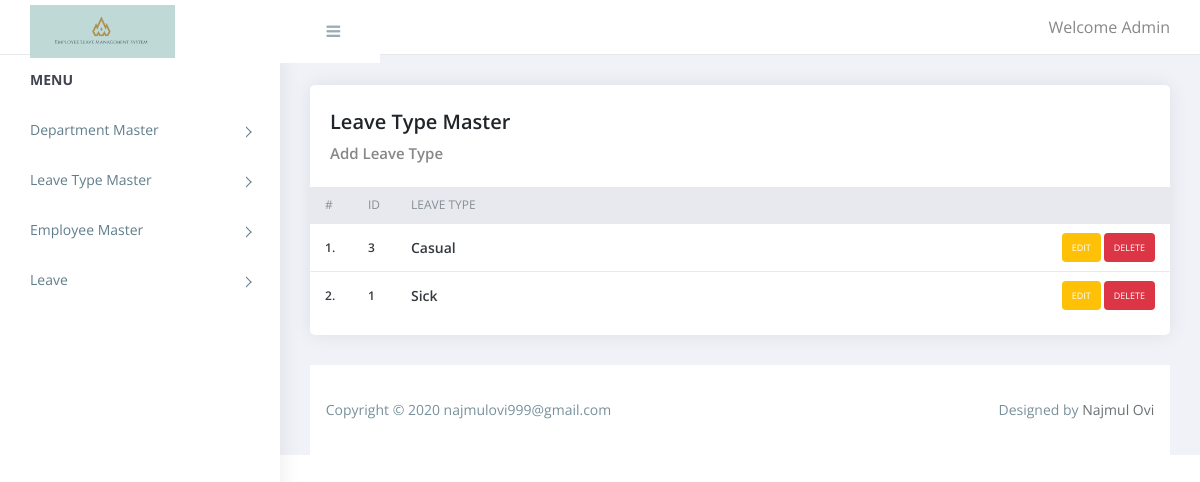
The app's page /leave_type.php (signed in) with its own data.
### tables this page shows
CREATE TABLE `leave_type` (
  `id` int(11) NOT NULL,
  `type` varchar(255) NOT NULL
);

### leave_type.php (the view, shortened to what this page needs)
<?php
    require('top.inc.php');
    $res=mysqli_query($con,"SELECT * FROM leave_type ORDER BY id DESC");
?>
            <div class="content pb-0">
                <div class="orders">
                    <div class="row">
                        <div class="col-xl-12">
                            <div class="card">
                                <div class="card-body">
                                    <h4 class="box-title">Leave Type Master</h4>
                                    <h4 class="box_title_link"><a href="add_leave_type.php">Add Leave Type</a></h4>
                                </div>
                                <div class="card-body--">
                                    <div class="table-stats order-table ov-h">
                                        <table class="table">
                                            <thead>
                                                <tr>
                                                    <th class="serial" width="5%">#</th>
                                                    <th width="5%">ID</th>
                                                    <th width="70%">Leave Type</th>
                                                    <th width="20%"></th>
                                                </tr>
                                            </thead>
                                            <tbody>
                                                <?php
                                                    $i=0;
                                                    while($row=mysqli_fetch_assoc($res)){
                                                    $i++;
                                                ?>
                                                        <tr>
                                                            <td class="serial"><?php echo $i?>.</td>
                                                            <td><?php echo $row['id']?></td>
                                                            <td> <span class="name"><?php echo $row['type']?></span></td>
                                                            <td>
                                                                <span class="badge badge-warning"><a href="add_leave_type.php?id=<?php echo $row['id']?>">Edit</a></span> <span class="badge badge-danger"><a href="leave_type.php?id=<?php echo $row['id']?>&type=delete">Delete</a></span>
                                                            </td>
                                                        </tr>
                                                <?php } ?>
                                            </tbody>
                                        </table>
                                    </div>
                                </div>
                            </div>
                        </div>
                    </div>
                </div>
            </div>
<?php require('footer.inc.php');?>

### assets/css/style.css (style rules this page uses)
body { display: table; font-family: open sans, sans-serif; font-size: 16px; width: 100% }
a, button { text-decoration: none; outline: none!important; color: #878787; -webkit-transition: all .25s ease; transition: all .25s ease }
h1, h2, h3, h4, h5, h6 { margin: 0 }
.pb-0 { padding-bottom: 0 }
.ov-h { overflow: hidden }
.order-table { position: relative }
.order-table:after, .order-table:before { content: ""; position: absolute; top: 0; height: 37px; width: 10px; background: #e8e9ef }
.order-table:after { right: -1px }
.order-table:before { left: -1px }
.order-table tr th { background: #e8e9ef }
.order-table tr td:last-child, .order-table tr th:last-child { text-align: right }
.order-table tr:last-child td { border: none }
.order-table .badge { color: #fff; padding: 10px; text-transform: uppercase; font-weight: 400 }
.content { float: left; padding: 1.875em; width: 100% }
.card { margin-bottom: 1.875em; border-radius: 5px; padding: 0; border: 0 solid transparent; -webkit-box-shadow: 0 0 20px rgba(0, 0, 0, .08); box-shadow: 0 0 20px rgba(0, 0, 0, .08) }
.card .box-title { font-weight: 600; font-size: 20px; padding: 5px 0; }
.card .card-body { float: left; padding: 1.25em; position: relative; width: 100% }
.card h4 { font-size: 1.1rem }
.table-stats table { font-family: open sans }
.table-stats table th, .table-stats table td { border: none; border-bottom: 1px solid #e8e9ef; color: #868e96; font-size: 12px; font-weight: 400; padding: .75em 1.25em; text-transform: uppercase }
.table-stats table th .name, .table-stats table td .name { color: #343a40; font-size: 14px; text-transform: capitalize }
.table-stats table td { color: #343a40; font-size: 12px; font-weight: 600; text-transform: capitalize; vertical-align: middle }
@media (max-width:1368px) { .card-body { padding: 15px } }
.badge a { color: #fff; }
.box_title_link { font-weight: 600; font-size: 15px !important; padding: 5px 0; }

### records on screen
leave_type: id "3", type "Casual"
leave_type: id "1", type "Sick"

### other values on screen
$_SESSION['USER_NAME'] "Admin"
